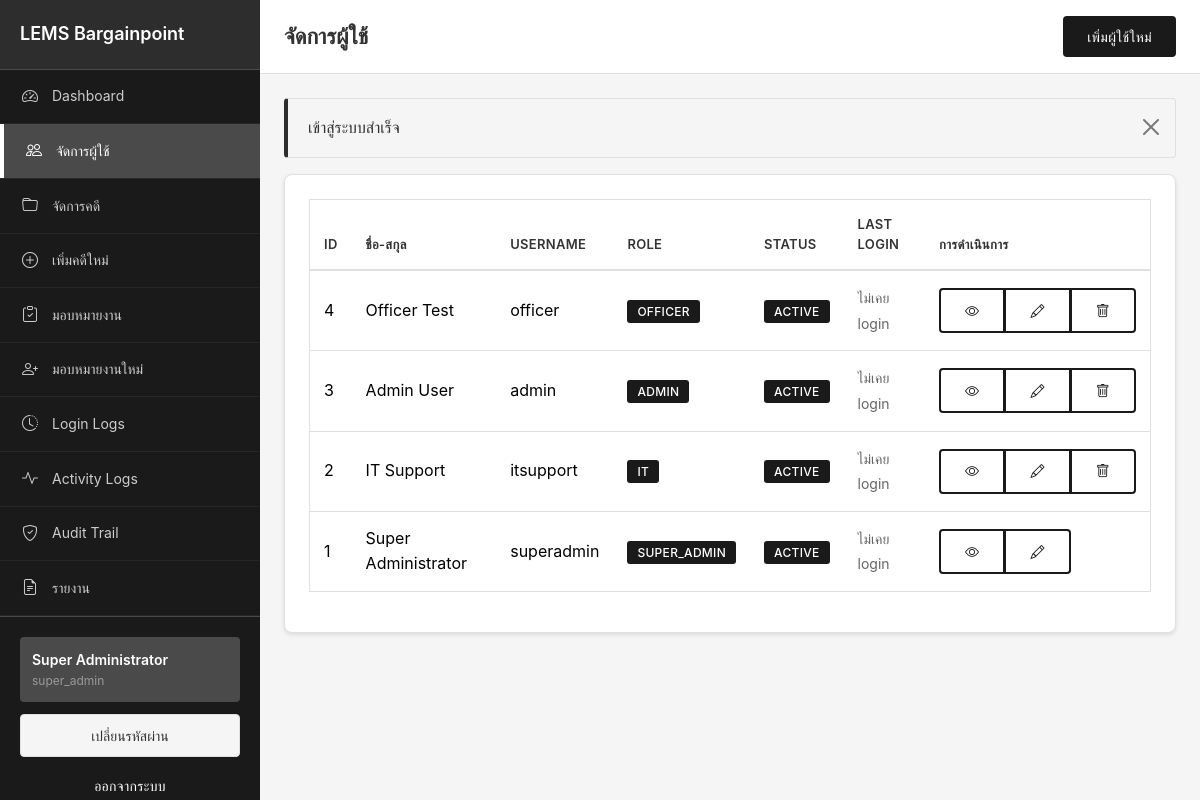
Page /public/users (signed in) on the committed database.
### tables this page shows
CREATE TABLE users (
    id INT UNSIGNED AUTO_INCREMENT PRIMARY KEY,
    fullname VARCHAR(255) NOT NULL,
    username VARCHAR(100) NOT NULL UNIQUE,
    password VARCHAR(255) NOT NULL COMMENT 'Hashed password using password_hash()',
    role ENUM('super_admin', 'it', 'admin', 'officer') NOT NULL DEFAULT 'officer',
    status ENUM('active', 'inactive') NOT NULL DEFAULT 'active',
    last_login DATETIME NULL,
    created_at TIMESTAMP DEFAULT CURRENT_TIMESTAMP,
    updated_at TIMESTAMP DEFAULT CURRENT_TIMESTAMP ON UPDATE CURRENT_TIMESTAMP,
    created_by INT UNSIGNED NULL,
    updated_by INT UNSIGNED NULL,
    INDEX idx_username (username),
    INDEX idx_role (role),
    INDEX idx_status (status),
    INDEX idx_created_at (created_at)
);

### core/Request.php (called while the page is built, shortened)
<?php
class Request
{
    private $method;
    private $uri;
    public function __construct()
    {
        $this->method = $_SERVER['REQUEST_METHOD'] ?? 'GET';
        $this->uri = $this->parseUri();
    }
    private function parseUri(): string
    {
        $uri = $_SERVER['REQUEST_URI'] ?? '/';
        $scriptName = $_SERVER['SCRIPT_NAME'];
        $basePath = dirname($scriptName);
        if ($basePath !== '/' && $basePath !== '' && strpos($uri, $basePath) === 0) {
            $uri = substr($uri, strlen($basePath));
        }
        return $uri;
    }
    public function method(): string
    {
        return $this->method;
    }
    public function uri(): string
    {
        return $this->uri;
    }
}

### app/Controllers/BaseController.php (called while the page is built, shortened)
<?php
abstract class BaseController
{
    protected function view(string $view, array $data = []): void
    {
        extract($data);
        $viewPath = BASE_PATH . '/views/' . $view . '.php';
        require $viewPath;
    }
}

### app/Controllers/UserController.php (called while the page is built, shortened)
<?php
class UserController extends BaseController
{
    private $userModel;
    public function __construct($request, $response)
    {
        $this->userModel = new User();
    }
    public function index(): void
    {
        $page = $this->request->query('page', 1);
        $perPage = 20;
        $result = $this->userModel->paginate($page, $perPage);
        $this->view('users/index', [
            'pageTitle' => 'User Management',
            'users' => $result['items'],
            'pagination' => $result
        ]);
    }
}

### public/index.php (called while the page is built, shortened)
<?php
$request = new Request();
$response = new Response();
$router = new Router($request, $response);
$routes = require_once BASE_PATH . '/config/routes.php';
$router->loadRoutes($routes);
try {
    $router->dispatch();
} catch (Exception $e) {
    error_log('Application Error: ' . $e->getMessage());
    if ($_ENV['APP_DEBUG'] === 'true') {
        echo '<h1>Application Error</h1>';
        echo '<p>' . $e->getMessage() . '</p>';
        echo '<pre>' . $e->getTraceAsString() . '</pre>';
    } else {
        $response->serverError();
    }
}

### app/Helpers/UrlHelper.php (called while the page is built, shortened)
<?php
function base_path_url(): string {
    static $basePath = null;
    if ($basePath === null) {
        $scriptName = $_SERVER['SCRIPT_NAME'];
        $basePath = dirname($scriptName);
    }
    return $basePath;
}
function url(string $path = ''): string {
    $basePath = base_path_url();
    $path = ltrim($path, '/');
    $basePath = rtrim($basePath, '/');
    return $basePath . '/' . $path;
}

### app/Helpers/SecurityHelper.php (called while the page is built, shortened)
<?php
function e($string) {
    return htmlspecialchars($string ?? '', ENT_QUOTES, 'UTF-8');
}

### core/Database.php (called while the page is built, shortened)
<?php
class Database
{
    private static $instance = null;
    private $connection;
    private $config;
    private function __construct()
    {
        $this->config = require __DIR__ . '/../config/database.php';
    }
    public static function getInstance(): self
    {
        if (self::$instance === null) {
            self::$instance = new self();
        }
        return self::$instance;
    }
    private function connect(): void
    {
        try {
            $dsn = sprintf(
                "%s:host=%s;port=%s;dbname=%s;charset=%s",
                $this->config['driver'],
                $this->config['host'],
                $this->config['port'],
                $this->config['database'],
                $this->config['charset']
            );
            $this->connection = new PDO(
                $dsn,
                $this->config['username'],
                $this->config['password'],
                $this->config['options']
            );
        } catch (PDOException $e) {
            $this->handleError($e);
        }
    }
    public function query(string $sql, array $params = []): \PDOStatement
    {
        try {
            $stmt = $this->connection->prepare($sql);
            $stmt->execute($params);
            return $stmt;
        } catch (PDOException $e) {
            $this->handleError($e);
        }
    }
    public function fetchAll(string $sql, array $params = []): array
    {
        $stmt = $this->query($sql, $params);
        return $stmt->fetchAll();
    }
}

### config/database.php (called while the page is built)
<?php
return [
    'driver' => 'mysql',
    'host' => $_ENV['DB_HOST'] ?? 'localhost',
    'port' => $_ENV['DB_PORT'] ?? '3306',
    'database' => $_ENV['DB_DATABASE'] ?? 'lems_db',
    'username' => $_ENV['DB_USERNAME'] ?? 'root',
    'password' => $_ENV['DB_PASSWORD'] ?? '',
    'charset' => $_ENV['DB_CHARSET'] ?? 'utf8mb4',
    'collation' => $_ENV['DB_COLLATION'] ?? 'utf8mb4_unicode_ci',
    'options' => [
        PDO::ATTR_ERRMODE => PDO::ERRMODE_EXCEPTION,
        PDO::ATTR_DEFAULT_FETCH_MODE => PDO::FETCH_ASSOC,
        PDO::ATTR_EMULATE_PREPARES => false,
        PDO::MYSQL_ATTR_INIT_COMMAND => "SET NAMES utf8mb4 COLLATE utf8mb4_unicode_ci"
    ],
];

### app/Models/BaseModel.php (called while the page is built, shortened)
<?php
abstract class BaseModel
{
    protected $db;
    protected $table;
    protected $primaryKey = 'id';
    public function __construct()
    {
        $this->db = Database::getInstance();
    }
    public function findAll(array $conditions = [], int $limit = null, int $offset = null): array
    {
        $sql = "SELECT * FROM {$this->table}";
        $sql .= " ORDER BY {$this->primaryKey} DESC";
        if ($limit !== null) {
            $sql .= " LIMIT {$limit}";
        }
        if ($offset !== null) {
            $sql .= " OFFSET {$offset}";
        }
        return $this->db->fetchAll($sql, $conditions);
    }
    public function count(array $conditions = []): int
    {
        $sql = "SELECT COUNT(*) as total FROM {$this->table}";
        $result = $this->db->fetch($sql, $conditions);
        return (int) $result['total'];
    }
    public function paginate(int $page = 1, int $perPage = 20, array $conditions = []): array
    {
        $offset = ($page - 1) * $perPage;
        $items = $this->findAll($conditions, $perPage, $offset);
        $total = $this->count($conditions);
        $totalPages = ceil($total / $perPage);
        return [
            'items' => $items,
            'current_page' => $page,
            'per_page' => $perPage,
            'total' => $total,
            'total_pages' => $totalPages,
            'has_more' => $page < $totalPages
        ];
    }
}

### views/users/index.php (the view, shortened to what this page needs)
<!DOCTYPE html>
<html lang="th">
<head>
    <link href="https://cdn.jsdelivr.net/npm/bootstrap@5.3.2/dist/css/bootstrap.min.css" rel="stylesheet">
    <link href="https://cdn.jsdelivr.net/npm/bootstrap-icons@1.11.2/font/bootstrap-icons.css" rel="stylesheet">
    <link href="<?= url('assets/css/professional.css') ?>" rel="stylesheet">
</head>
<body>
    <?php include __DIR__ . '/../layouts/sidebar.php'; ?>
    <div class="main-content-with-sidebar">
        <div class="top-navbar">
            <div class="d-flex align-items-center justify-content-between w-100">
                <div class="d-flex align-items-center">
                    <h1 class="page-title">จัดการผู้ใช้</h1>
                </div>
                <a href="<?= url('users/create') ?>" class="btn btn-professional">
                    เพิ่มผู้ใช้ใหม่
                </a>
            </div>
        </div>
        <div class="container-fluid p-4">
            <?php if (isset($_SESSION['_flash']['success'])): ?>
                <div class="alert alert-professional alert-professional-success alert-dismissible fade show">
                    <?= e($_SESSION['_flash']['success']) ?>
                    <button type="button" class="btn-close" data-bs-dismiss="alert"></button>
                </div>
            <?php endif; ?>
            <div class="professional-card">
                <div class="table-responsive">
                    <table class="table table-professional">
                        <thead>
                            <tr>
                                <th>ID</th>
                                <th>ชื่อ-สกุล</th>
                                <th>Username</th>
                                <th>Role</th>
                                <th>Status</th>
                                <th>Last Login</th>
                                <th width="200">การดำเนินการ</th>
                            </tr>
                        </thead>
                        <tbody>
                            <?php if (empty($users)): ?>
                                <tr><td colspan="7" class="text-center text-muted-professional">ไม่มีข้อมูล</td></tr>
                            <?php else: ?>
                                <?php foreach ($users as $user): ?>
                                    <tr>
                                        <td><?= e($user['id']) ?></td>
                                        <td><?= e($user['fullname']) ?></td>
                                        <td><?= e($user['username']) ?></td>
                                        <td>
                                            <span class="badge-professional"><?= e($user['role']) ?></span>
                                        </td>
                                        <td>
                                            <?php if ($user['status'] === 'active'): ?>
                                                <span class="badge-professional">Active</span>
                                            <?php else: ?>
                                                <span class="badge-professional badge-professional-light">Inactive</span>
                                            <?php endif; ?>
                                        </td>
                                        <td>
                                            <?php if ($user['last_login']): ?>
                                                <small><?= date('d/m/Y H:i', strtotime($user['last_login'])) ?></small>
                                            <?php else: ?>
                                                <small class="text-muted-professional">ไม่เคย login</small>
                                            <?php endif; ?>
                                        </td>
                                        <td>
                                            <div class="btn-group btn-group-sm">
                                                <a href="<?= url('users/' . $user['id']) ?>" class="btn btn-professional-outline btn-sm" title="ดู">
                                                    <i class="bi bi-eye"></i>
                                                </a>
                                                <a href="<?= url('users/' . $user['id'] . '/edit') ?>" class="btn btn-professional-outline btn-sm" title="แก้ไข">
                                                    <i class="bi bi-pencil"></i>
                                                </a>
                                                <?php if ($user['id'] != $_SESSION['user_id']): ?>
                                                    <button class="btn btn-professional-outline btn-sm" onclick="confirmDelete(<?= $user['id'] ?>)" title="ลบ">
                                                        <i class="bi bi-trash"></i>
                                                    </button>
                                                <?php endif; ?>
                                            </div>
                                        </td>
                                    </tr>
                                <?php endforeach; ?>
                            <?php endif; ?>
                        </tbody>
                    </table>
                </div>
            </div>
        </div>
    </div>
</body>
</html>

### core/Router.php (shortened to what this page needs)
<?php
class Router
{
    private $routes = [];
    private $request;
    private $response;
    public function __construct(Request $request, Response $response)
    {
        $this->request = $request;
        $this->response = $response;
    }
    public function addRoute(string $route, string $handler): void
    {
        list($method, $path) = explode(' ', $route, 2);
        $this->routes[] = [
            'method' => $method,
            'path' => $path,
            'handler' => $handler,
            'pattern' => $this->convertToPattern($path)
        ];
    }
    private function convertToPattern(string $path): string
    {
        $pattern = preg_replace('/\/:([a-zA-Z0-9_]+)/', '/(?P<$1>[a-zA-Z0-9_]+)', $path);
        $pattern = '#^' . $pattern . '$#';
        return $pattern;
    }
    public function dispatch(): void
    {
        $method = $this->request->method();
        $uri = $this->request->uri();
        foreach ($this->routes as $route) {
            if ($route['method'] === $method && preg_match($route['pattern'], $uri, $matches)) {
                $params = array_filter($matches, 'is_string', ARRAY_FILTER_USE_KEY);
                $this->request->setParams($params);
                $this->callController($route['handler']);
                return;
            }
        }
        $this->response->notFound();
    }
    private function callController(string $handler): void
    {
        list($controllerName, $method) = explode('@', $handler);
        $controller = new $controllerClass($this->request, $this->response);
        $controller->$method();
    }
}

### rows in the picture
users: id "4", fullname "Officer Test", username "officer", role "OFFICER", status "ACTIVE", shows "ไม่เคย login"
users: id "3", fullname "Admin User", username "admin", role "ADMIN", status "ACTIVE", shows "ไม่เคย login"
users: id "2", fullname "IT Support", username "itsupport", role "IT", status "ACTIVE", shows "ไม่เคย login"
users: id "1", fullname "Super Administrator", username "superadmin", role "SUPER_ADMIN", status "ACTIVE", shows "ไม่เคย login"
